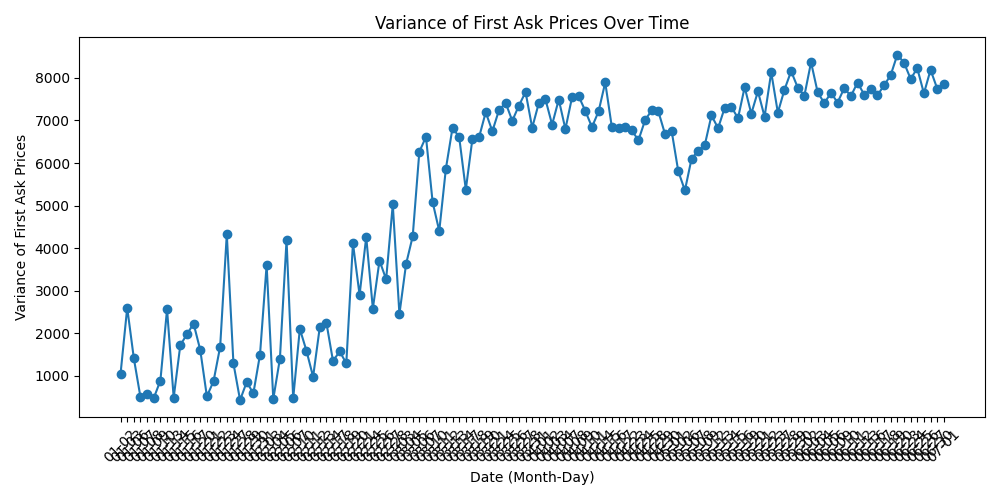

Source code (Python):
import pandas as pd
import numpy as np
import matplotlib.pyplot as plt
import os
from datetime import datetime

# Replace 'your_folder_path' with the actual path of the folder containing your CSV files
folder_path = 'lobs_par'

# Function to calculate the variance of the first ask prices in a file
def calculate_variance(file_path):
    data = pd.read_csv(file_path)
    # 确保每个条目是有效的数值字符串
    ask_prices = []
    for ask in data['Ask']:
        if ask.startswith('['):
            # 取出价格部分并确保它是有效的数字字符串
            try:
                price_str = ask.split(',')[0][2:]  # 提取价格字符串
                price = float(price_str)  # 尝试转换为浮点数
                ask_prices.append(price)
            except ValueError:
                # 如果转换失败（例如，空字符串或非数值字符串），则跳过这个条目
                continue
    return np.var(ask_prices)


# Get a list of all CSV files in the folder
file_paths = [os.path.join(folder_path, f) for f in os.listdir(folder_path) if f.endswith('.csv')]

# Calculate the variance for each file and store the results with the corresponding date
variance_by_date = {}
for file_path in file_paths:
    # Extracting the month-date part from the filename
    month_day_str = os.path.basename(file_path).split('_')[2][5:10]  # '2025-01-02LOBs.csv' -> '01-02'
    variance_by_date[month_day_str] = calculate_variance(file_path)


sorted_dates = sorted(variance_by_date.keys(), key=lambda x: datetime.strptime(x, "%m-%d"))
sorted_variances = [variance_by_date[date] for date in sorted_dates]

# Plot the variance over time
plt.figure(figsize=(10, 5))
plt.plot(sorted_dates, sorted_variances, marker='o')
plt.xlabel('Date (Month-Day)')
plt.ylabel('Variance of First Ask Prices')
plt.title('Variance of First Ask Prices Over Time')
plt.xticks(rotation=45)
plt.tight_layout()
plt.show()
